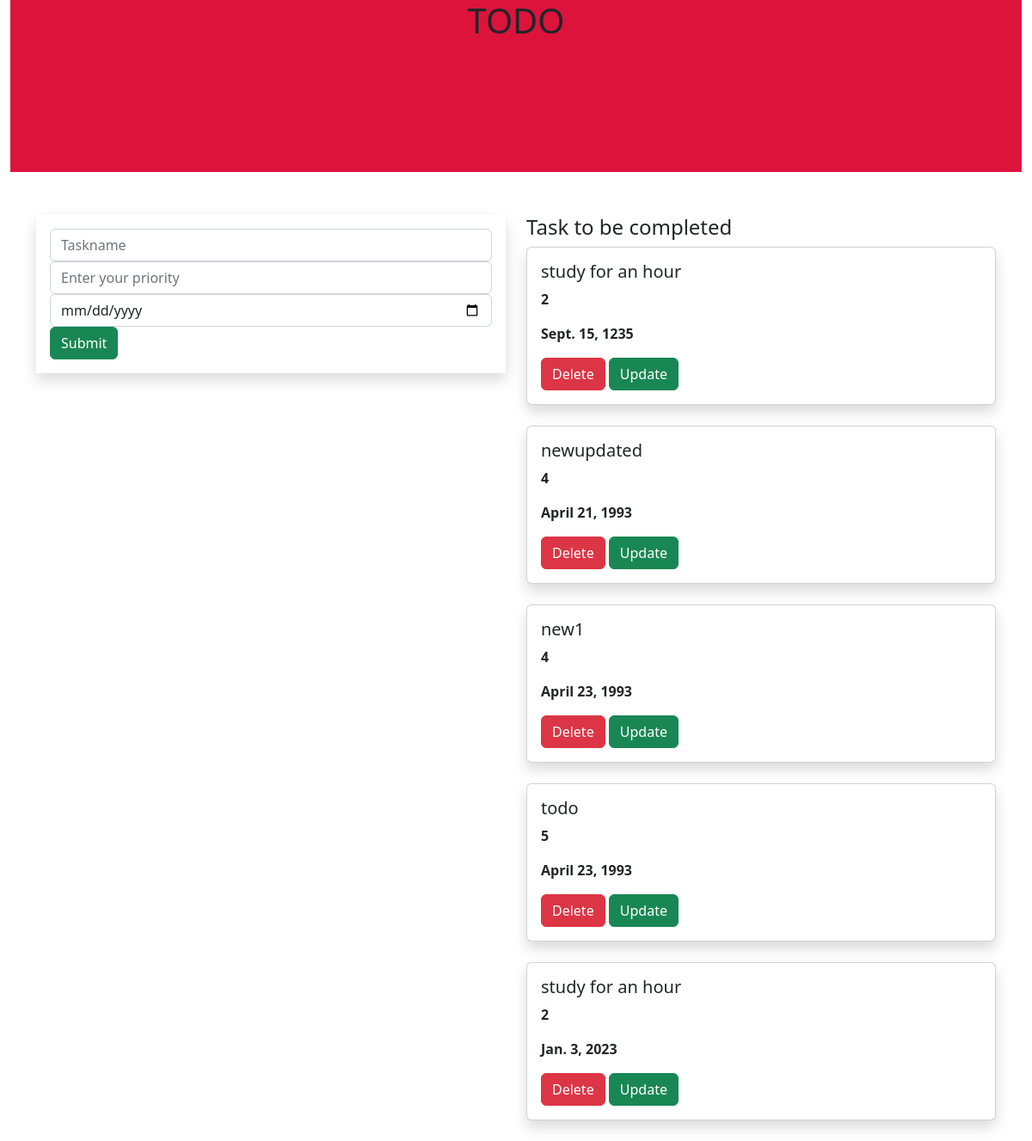
The page / on the database its author committed.
### todoapp/models.py (models this page shows)
class Task(models.Model):
    name = models.CharField(max_length=250)
    priority = models.IntegerField()
    date=models.DateField()

### todoapp/views.py (the view)
# urls.py: path('',views.add,name='add'),
def add(request):
    task1 = Task.objects.all()
    if request.method == "POST":
        name = request.POST.get('task', '')
        priority = request.POST.get('priority', '')
        date = request.POST.get('date', '')
        task = Task(name=name, priority=priority, date=date)
        task.save()
    return render(request, 'home.html', {'task1': task1})

### templates/home.html (shortened to what this page needs)
{% extends 'base.html'%}
{% block content %}
<div class="container-fluid">
    <div class="row">
        <div class="col-md-12">
            <div class="banner">
                <div class="banner-text">
                    <h1>TODO</h1>
                </div>
            </div>
        </div>
    </div>
</div>
<div class="container">
    <div class="row">
        <div class="col-md-6">
<form method="POST" class="p-3 shadow">
    <div class="form-group">
    <input type="text" class="form-control" name="task" placeholder="Taskname">
 </div>
     <div class="form-group">
    <input type="text" class="form-control" name="priority" placeholder="Enter your priority">
  </div>
     <div class="form-group">
    <input type="date" class="form-control" name="date" placeholder="Enter your date">
 </div>
    <input type="submit" class="btn btn-success">
</form>
        </div>
<div class="col-md-6">
    <h4>Task to be completed</h4>
     {% for i in task1 %}
    <div class="shadow card">
        <div class="card-body">
            <h5 class="card-title">{{i.name}}</h5>
            <p><b>{{i.priority}}</b></p>
            <p><b>{{i.date}}</b></p>
            <a class="btn btn-danger" href="{% url 'delete' i.id %}">Delete</a>
            <a class="btn btn-success" href="{% url 'update' i.id %}">Update</a>
        </div>
    </div>
    <br>
    {% endfor %}
</div>
    </div>
</div>
{% endblock %}

### templates/base.html (shortened to what this page needs)
{% load static %}
<!DOCTYPE html>
<html lang="en">
<head>
 <link rel="stylesheet" href="https://cdn.jsdelivr.net/npm/bootstrap@5.2.3/dist/css/bootstrap.min.css">
 <link rel="stylesheet" href="{% static 'style.css'%}">
</head>
<body>
{% block content %}
{% endblock %}
</body>
</html>

### static/style.css (style rules this page uses)
.banner { background-color:crimson; width:100%; height:200px; margin-bottom:50px; }
.banner-text { text-align:center; }

### rows shown on the page
Task: name "study for an hour", priority "2", date "Sept. 15, 1235"
Task: name "newupdated", priority "4", date "April 21, 1993"
Task: name "new1", priority "4", date "April 23, 1993"
Task: name "todo", priority "5", date "April 23, 1993"
Task: name "study for an hour", priority "2", date "Jan. 3, 2023"
